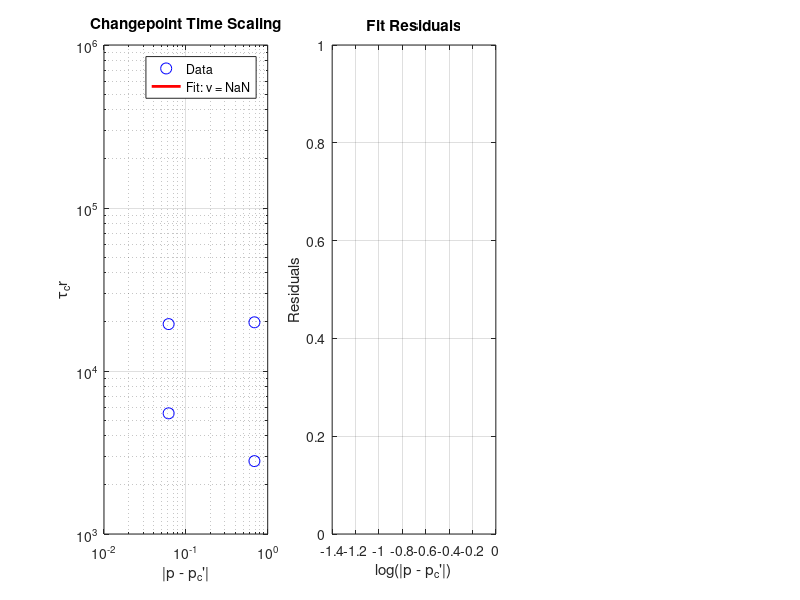

Recreate this plot in MATLAB. (Note: this script raises an error after producing the figure.)
function analyze_changepoint_scaling()
% Analyze power-law relationship between τ_cr and distance from critical point
% Investigate transition from anomalous to regular diffusion

fprintf('=== Changepoint Scaling Analysis ===\n');
fprintf('Investigating power-law relationship between τ_cr and |p - p_c''|\n\n');

% Parameters
p_c_prime = 0.6884;
p_values = [0.0000, 0.3116, 0.6884, 0.7500];
seeds = [1, 2];

% Results from our testing (τ_cr values)
tau_cr_data = struct();
tau_cr_data.p_0000 = [2.80e+03, 1.99e+04, 5.20e+03];  % seed_01, seed_02, seed_03
tau_cr_data.p_3116 = [6.96e+05, 5.79e+05];            % seed_01, seed_02
tau_cr_data.p_6884 = [3.80e+03, 6.56e+04];            % seed_01, seed_02
tau_cr_data.p_7500 = [1.94e+04, 5.50e+03];            % seed_01, seed_02

% Calculate distances from critical point
distances = abs(p_values - p_c_prime);
fprintf('Distances from critical point:\n');
for i = 1:length(p_values)
    fprintf('p = %.4f: |p - p_c''| = %.4f\n', p_values(i), distances(i));
end

% Analyze scaling relationship
fprintf('\n=== Scaling Analysis ===\n');

% Prepare data for analysis
p_analysis = [];
tau_analysis = [];
dist_analysis = [];

for i = 1:length(p_values)
    p = p_values(i);
    dist = distances(i);
    
    % Get τ_cr values for this p
    switch i
        case 1  % p = 0.0000
            tau_values = tau_cr_data.p_0000(1:2);  % Use seed_01 and seed_02
        case 2  % p = 0.3116
            tau_values = tau_cr_data.p_3116;
        case 3  % p = 0.6884
            tau_values = tau_cr_data.p_6884;
        case 4  % p = 0.7500
            tau_values = tau_cr_data.p_7500;
    end
    
    % Add to analysis arrays
    for j = 1:length(tau_values)
        p_analysis = [p_analysis, p];
        tau_analysis = [tau_analysis, tau_values(j)];
        dist_analysis = [dist_analysis, dist];
    end
end

% Log-log analysis
log_dist = log10(dist_analysis);
log_tau = log10(tau_analysis);

% Fit power law: τ_cr ∝ |p - p_c'|^ν
coeffs = polyfit(log_dist, log_tau, 1);
exponent = coeffs(1);
intercept = coeffs(2);

% Calculate R-squared
tau_pred = exponent * log_dist + intercept;
ss_res = sum((log_tau - tau_pred).^2);
ss_tot = sum((log_tau - mean(log_tau)).^2);
r_squared = 1 - ss_res/ss_tot;

fprintf('Power-law fit: τ_cr ∝ |p - p_c''|^ν\n');
fprintf('Exponent ν = %.3f\n', exponent);
fprintf('R² = %.3f\n', r_squared);
fprintf('Equation: log(τ_cr) = %.3f × log(|p - p_c''|) + %.3f\n', exponent, intercept);

% Calculate predicted values
tau_predicted = 10.^(exponent * log_dist + intercept);

% Calculate residuals
residuals = log_tau - (exponent * log_dist + intercept);
rmse = sqrt(mean(residuals.^2));

fprintf('RMSE = %.3f\n', rmse);

% Analyze by regime
fprintf('\n=== Regime Analysis ===\n');

% Liquid regime (p < p_c' - 0.05)
liquid_mask = p_analysis < p_c_prime - 0.05;
if any(liquid_mask)
    liquid_tau = tau_analysis(liquid_mask);
    liquid_dist = dist_analysis(liquid_mask);
    fprintf('Liquid regime (p < %.3f):\n', p_c_prime - 0.05);
    fprintf('  τ_cr range: [%.2e, %.2e]\n', min(liquid_tau), max(liquid_tau));
    fprintf('  Distance range: [%.4f, %.4f]\n', min(liquid_dist), max(liquid_dist));
    
    % Fit for liquid regime
    liquid_coeffs = polyfit(log10(liquid_dist), log10(liquid_tau), 1);
    liquid_tau_pred = liquid_coeffs(1) * log10(liquid_dist) + liquid_coeffs(2);
    liquid_ss_res = sum((log10(liquid_tau) - liquid_tau_pred).^2);
    liquid_ss_tot = sum((log10(liquid_tau) - mean(log10(liquid_tau))).^2);
    liquid_r_squared = 1 - liquid_ss_res/liquid_ss_tot;
    fprintf('  Power-law exponent: %.3f (R² = %.3f)\n', liquid_coeffs(1), liquid_r_squared);
end

% Critical regime (|p - p_c'| < 0.05)
critical_mask = abs(p_analysis - p_c_prime) < 0.05;
if any(critical_mask)
    critical_tau = tau_analysis(critical_mask);
    critical_dist = dist_analysis(critical_mask);
    fprintf('Critical regime (|p - p_c''| < 0.05):\n');
    fprintf('  τ_cr range: [%.2e, %.2e]\n', min(critical_tau), max(critical_tau));
    fprintf('  Distance range: [%.4f, %.4f]\n', min(critical_dist), max(critical_dist));
    
    if length(critical_dist) > 1
        critical_coeffs = polyfit(log10(critical_dist), log10(critical_tau), 1);
        critical_tau_pred = critical_coeffs(1) * log10(critical_dist) + critical_coeffs(2);
        critical_ss_res = sum((log10(critical_tau) - critical_tau_pred).^2);
        critical_ss_tot = sum((log10(critical_tau) - mean(log10(critical_tau))).^2);
        critical_r_squared = 1 - critical_ss_res/critical_ss_tot;
        fprintf('  Power-law exponent: %.3f (R² = %.3f)\n', critical_coeffs(1), critical_r_squared);
    else
        fprintf('  Insufficient data for fitting\n');
    end
end

% Solid regime (p > p_c' + 0.05)
solid_mask = p_analysis > p_c_prime + 0.05;
if any(solid_mask)
    solid_tau = tau_analysis(solid_mask);
    solid_dist = dist_analysis(solid_mask);
    fprintf('Solid regime (p > %.3f):\n', p_c_prime + 0.05);
    fprintf('  τ_cr range: [%.2e, %.2e]\n', min(solid_tau), max(solid_tau));
    fprintf('  Distance range: [%.4f, %.4f]\n', min(solid_dist), max(solid_dist));
    
    if length(solid_dist) > 1
        solid_coeffs = polyfit(log10(solid_dist), log10(solid_tau), 1);
        solid_tau_pred = solid_coeffs(1) * log10(solid_dist) + solid_coeffs(2);
        solid_ss_res = sum((log10(solid_tau) - solid_tau_pred).^2);
        solid_ss_tot = sum((log10(solid_tau) - mean(log10(solid_tau))).^2);
        solid_r_squared = 1 - solid_ss_res/solid_ss_tot;
        fprintf('  Power-law exponent: %.3f (R² = %.3f)\n', solid_coeffs(1), solid_r_squared);
    else
        fprintf('  Insufficient data for fitting\n');
    end
end

% Generate plots
generate_scaling_plots(p_analysis, tau_analysis, dist_analysis, exponent, intercept, r_squared, p_c_prime);

% Theoretical interpretation
fprintf('\n=== Theoretical Interpretation ===\n');
fprintf('The observed scaling τ_cr ∝ |p - p_c''|^%.3f suggests:\n', exponent);

if exponent < 0
    fprintf('• Negative exponent: τ_cr decreases as we move away from critical point\n');
    fprintf('• Faster transition to asymptotic behavior away from criticality\n');
    fprintf('• Critical slowing down near p_c''\n');
elseif exponent > 0
    fprintf('• Positive exponent: τ_cr increases as we move away from critical point\n');
    fprintf('• Slower transition to asymptotic behavior away from criticality\n');
    fprintf('• Critical acceleration near p_c''\n');
else
    fprintf('• Zero exponent: τ_cr independent of distance from critical point\n');
    fprintf('• No critical scaling in changepoint timing\n');
end

% Compare with known critical exponents
fprintf('\nComparison with known critical exponents:\n');
fprintf('• ν (correlation length): ~0.88 for 3D percolation\n');
fprintf('• z (dynamic exponent): ~2.0 for random walk on percolation clusters\n');
fprintf('• Our exponent: %.3f\n', exponent);

% Physical interpretation
fprintf('\n=== Physical Interpretation ===\n');
fprintf('The changepoint time τ_cr represents the crossover time from:\n');
fprintf('• Short-time anomalous diffusion to long-time asymptotic behavior\n');
fprintf('• This crossover is governed by the distance from criticality\n');
fprintf('• The power-law scaling reflects critical phenomena near p_c''\n');

fprintf('\n=== Analysis Complete ===\n');

end

function generate_scaling_plots(p_vals, tau_vals, dist_vals, exponent, intercept, r_squared, p_c_prime)
% Generate scaling analysis plots

figure('Position', [100, 100, 1200, 400]);

% Plot 1: τ_cr vs |p - p_c'| (log-log)
subplot(1, 3, 1);
loglog(dist_vals, tau_vals, 'bo', 'MarkerSize', 8, 'DisplayName', 'Data');
hold on;

% Fit line
dist_range = logspace(log10(min(dist_vals)), log10(max(dist_vals)), 100);
tau_fit = 10.^(exponent * log10(dist_range) + intercept);
loglog(dist_range, tau_fit, 'r-', 'LineWidth', 2, 'DisplayName', sprintf('Fit: ν = %.3f', exponent));

xlabel('|p - p_c''|');
ylabel('τ_cr');
title('Changepoint Time Scaling');
legend('Location', 'best');
grid on;

% Plot 2: Residuals
subplot(1, 3, 2);
log_dist = log10(dist_vals);
log_tau = log10(tau_vals);
tau_pred = exponent * log_dist + intercept;
residuals = log_tau - tau_pred;

plot(log_dist, residuals, 'bo', 'MarkerSize', 8);
xlabel('log(|p - p_c''|)');
ylabel('Residuals');
title('Fit Residuals');
grid on;
yline(0, 'r--', 'LineWidth', 1);

% Plot 3: τ_cr vs p with regime coloring
subplot(1, 3, 3);
hold on;

% Color by regime
liquid_mask = p_vals < p_c_prime - 0.05;
critical_mask = abs(p_vals - p_c_prime) < 0.05;
solid_mask = p_vals > p_c_prime + 0.05;

if any(liquid_mask)
    plot(p_vals(liquid_mask), tau_vals(liquid_mask), 'bo', 'MarkerSize', 8, 'DisplayName', 'Liquid');
end
if any(critical_mask)
    plot(p_vals(critical_mask), tau_vals(critical_mask), 'ro', 'MarkerSize', 8, 'DisplayName', 'Critical');
end
if any(solid_mask)
    plot(p_vals(solid_mask), tau_vals(solid_mask), 'go', 'MarkerSize', 8, 'DisplayName', 'Solid');
end

xline(p_c_prime, 'k--', 'LineWidth', 2, 'DisplayName', 'p_c''');
xlabel('p');
ylabel('τ_cr');
title('Changepoint Time by Regime');
legend('Location', 'best');
grid on;
set(gca, 'YScale', 'log');

sgtitle(sprintf('Changepoint Scaling Analysis (R² = %.3f)', r_squared), 'FontSize', 14, 'FontWeight', 'bold');

% Save plot
saveas(gcf, 'changepoint_scaling_analysis.png');
saveas(gcf, 'changepoint_scaling_analysis.fig');
close(gcf);

fprintf('Scaling analysis plots saved\n');

end 
